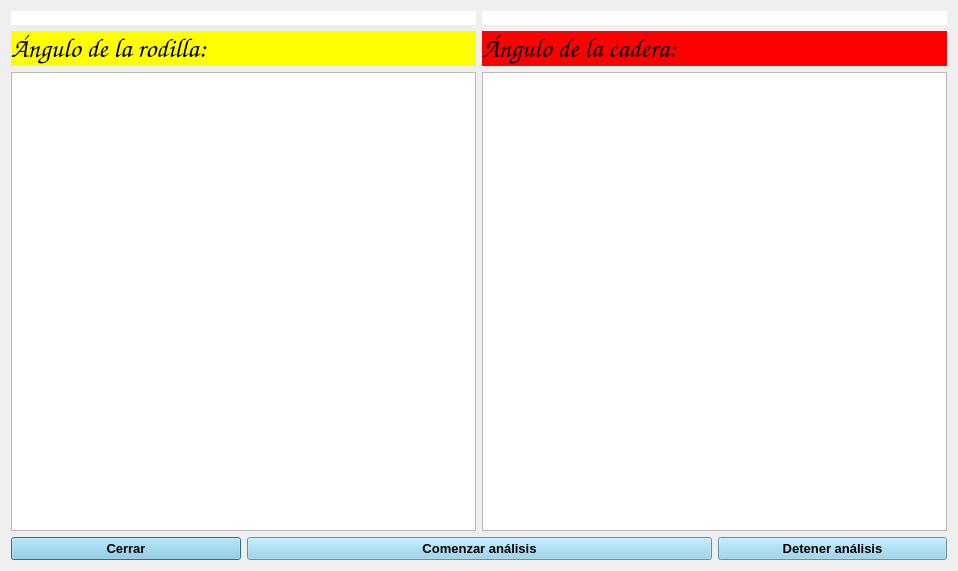
<?xml version="1.0" encoding="UTF-8"?>
<ui version="4.0">
 <class>Dialog</class>
 <widget class="QDialog" name="Dialog">
  <property name="geometry">
   <rect>
    <x>0</x>
    <y>0</y>
    <width>958</width>
    <height>571</height>
   </rect>
  </property>
  <property name="minimumSize">
   <size>
    <width>0</width>
    <height>0</height>
   </size>
  </property>
  <property name="windowTitle">
   <string>Marcha4Cam - Dos Cámaras Cuerpo</string>
  </property>
  <property name="styleSheet">
   <string notr="true">QLabel{background-color:white;}</string>
  </property>
  <layout class="QGridLayout" name="gridLayout_2">
   <item row="0" column="0">
    <layout class="QGridLayout" name="gridLayout">
     <item row="0" column="0" colspan="2">
      <layout class="QVBoxLayout" name="verticalLayout">
       <item>
        <widget class="QLabel" name="FeedLabel">
         <property name="text">
          <string/>
         </property>
        </widget>
       </item>
       <item>
        <widget class="QLabel" name="labelAnguloRodilla">
         <property name="font">
          <font>
           <family>Comic Sans MS</family>
           <pointsize>20</pointsize>
           <weight>75</weight>
           <bold>true</bold>
          </font>
         </property>
         <property name="styleSheet">
          <string notr="true">QLabel{background-color:yellow;}
</string>
         </property>
         <property name="text">
          <string>Ángulo de la rodilla: </string>
         </property>
        </widget>
       </item>
       <item>
        <widget class="PlotWidget" name="graphicsView"/>
       </item>
      </layout>
     </item>
     <item row="0" column="2" colspan="2">
      <layout class="QVBoxLayout" name="verticalLayout_2">
       <item>
        <widget class="QLabel" name="FeedLabel_2">
         <property name="text">
          <string/>
         </property>
        </widget>
       </item>
       <item>
        <widget class="QLabel" name="labelAnguloCadera">
         <property name="font">
          <font>
           <family>Comic Sans MS</family>
           <pointsize>20</pointsize>
           <weight>75</weight>
           <bold>true</bold>
          </font>
         </property>
         <property name="styleSheet">
          <string notr="true">QLabel{background-color:red;}
</string>
         </property>
         <property name="text">
          <string>Ángulo de la cadera: </string>
         </property>
        </widget>
       </item>
       <item>
        <widget class="PlotWidget" name="graphicsCadera"/>
       </item>
      </layout>
     </item>
     <item row="1" column="0">
      <widget class="QPushButton" name="CancelBTN">
       <property name="font">
        <font>
         <pointsize>10</pointsize>
         <weight>75</weight>
         <bold>true</bold>
        </font>
       </property>
       <property name="styleSheet">
        <string notr="true">QPushButton{background-color:skyblue;}
QPushButton:hover{background-color:orange;}</string>
       </property>
       <property name="text">
        <string>Cerrar</string>
       </property>
      </widget>
     </item>
     <item row="1" column="1" colspan="2">
      <widget class="QPushButton" name="btnStart">
       <property name="font">
        <font>
         <pointsize>10</pointsize>
         <weight>75</weight>
         <bold>true</bold>
        </font>
       </property>
       <property name="styleSheet">
        <string notr="true">QPushButton{background-color:skyblue;}
QPushButton:hover{background-color:orange;}</string>
       </property>
       <property name="text">
        <string>Comenzar análisis</string>
       </property>
      </widget>
     </item>
     <item row="1" column="3">
      <widget class="QPushButton" name="btnStop">
       <property name="font">
        <font>
         <pointsize>10</pointsize>
         <weight>75</weight>
         <bold>true</bold>
        </font>
       </property>
       <property name="styleSheet">
        <string notr="true">QPushButton{background-color:skyblue;}
QPushButton:hover{background-color:orange;}
</string>
       </property>
       <property name="text">
        <string>Detener análisis</string>
       </property>
      </widget>
     </item>
    </layout>
   </item>
  </layout>
 </widget>
 <customwidgets>
  <customwidget>
   <class>PlotWidget</class>
   <extends>QGraphicsView</extends>
   <header>pyqtgraph</header>
  </customwidget>
 </customwidgets>
 <resources/>
 <connections/>
</ui>
